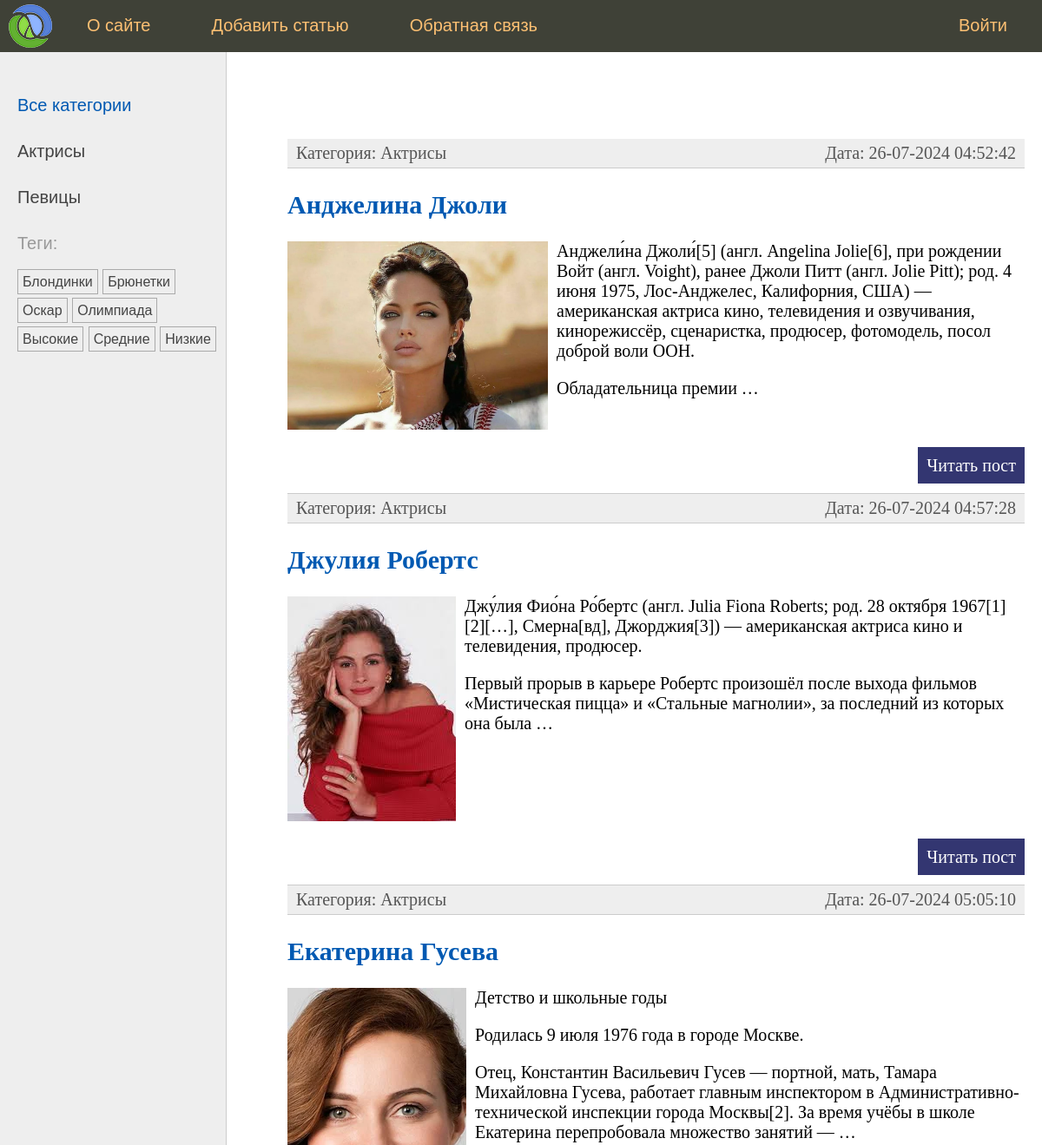
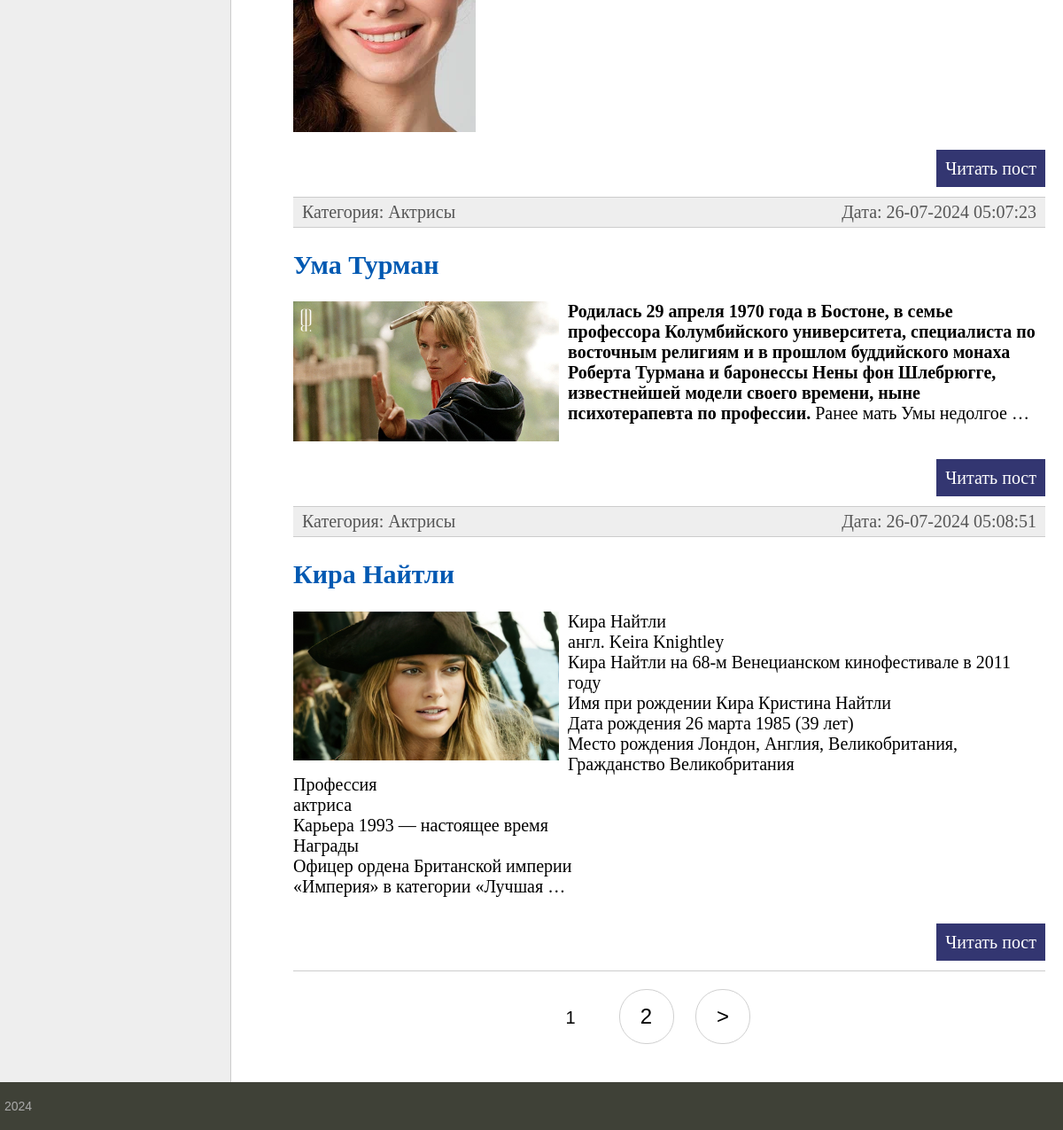
The page / on the database its author committed (2 pictures, top to bottom).
### women/models.py (models this page shows, shortened)
class Category(models.Model):
    name = models.CharField(max_length=100, db_index=True, verbose_name="Категория")
    slug = models.SlugField(max_length=255, unique=True, db_index=True)
    class Meta:
        verbose_name = 'Категория'
        verbose_name_plural = 'Категории'
    def __str__(self):
        return self.name
    def get_absolute_url(self):
        return reverse('category', kwargs={'cat_slug': self.slug})

class TagPost(models.Model):
    tag = models.CharField(max_length=100, db_index=True)
    slug = models.SlugField(max_length=255, unique=True, db_index=True)
    class Meta:
        verbose_name = 'Тэг'
        verbose_name_plural = 'Тэги'
    def get_absolute_url(self):
        return reverse_lazy('tag', kwargs={'tag_slug': self.slug})

class Women(models.Model):
    class Status(models.IntegerChoices):
        DRAFT = 0, 'Черновик'
        PUBLISHED = 1, 'Опубликовано'
    title = models.CharField(max_length=255, verbose_name='Заголовок')
    slug = models.SlugField(max_length=255, db_index=True, unique=True)
    content = CKEditor5Field(blank=True, verbose_name='Текст статьи')
    photo = models.ImageField(upload_to="photos/%Y/%m/%d/", verbose_name='Фото')
    time_create = models.DateTimeField(auto_now_add=True, verbose_name='Время создания')
    time_update = models.DateTimeField(auto_now=True, verbose_name='Время обновления')
    is_published = models.BooleanField(choices=tuple(map(lambda x: (bool(x[0]), x[1]), Status.choices)),
                                       default=Status.DRAFT, verbose_name="Статус")
    cat = models.ForeignKey('Category', on_delete=models.PROTECT, related_name='posts', verbose_name='Рубрика')
    tags = models.ManyToManyField('TagPost', blank=True, related_name='tags', verbose_name='Метки')
    objects = models.Manager()
    published = PublishedModel()
    husband = models.OneToOneField('Husband', on_delete=models.SET_NULL, null=True, blank=True, related_name='wuman', verbose_name='Муж')
    class Meta:
        verbose_name = 'Женщина'
        verbose_name_plural = 'Женщины'
        ordering = ['time_create']
        indexes = [
            models.Index(fields=['-time_create']),
        ]
    def get_absolute_url(self):
        return reverse('post', kwargs={'post_slug': self.slug})

### women/views.py (the view)
# urls.py: path('', WomenHome.as_view(), name='home'),
class WomenHome(DataMixin, ListView):
    model = Women
    template_name = 'women/index.html'
    title_page = 'Главная страница'
    def get_queryset(self):
        return Women.objects.filter(is_published=True)

### women/templatetags/women_tags.py (called while the page is built)
@register.inclusion_tag('women/list_categories.html')
def show_categories(cat_selected_id=0):
    cats = Category.objects.all()
    return {'cats': cats, 'cat_selected': cat_selected_id}

@register.inclusion_tag('women/list_tags.html')
def show_all_tags():
    return {"tags": TagPost.objects.all()}

### women/templates/women/index.html (shortened to what this page needs)
{% extends 'base.html' %}
{% block content %}
<ul class="list-articles">
	{% for p in women_list %}
	<li><div class="article-panel">
         <p class="first">Категория: {{p.cat}}</p>
         <p class="last">Дата: {{p.time_create|date:"d-m-Y H:i:s"}}</p>
	</div>
	<li><a href="{{ p.get_absolute_url }}"><h2>{{p.title}}</h2></a>
	{% if p.photo %}
	<p ><img class="img-article-left" src="{{p.photo.url}}"></p>
	{% endif %}
    {% autoescape off %}
	{{p.content|linebreaks|truncatewords:40|safe}}
    {% endautoescape %}
			<p class="link-read-post"><a href="{{ p.get_absolute_url }}">Читать пост</a></p>
			</li>
	{% endfor %}
</ul>
{% endblock %}
{% block navigation %}
{% if page_obj.has_other_pages %}
<nav class="list-pages">
    <ul>
        {% for p in paginator.page_range %}
		{% if page_obj.number == p %}
		<li class="page-num page-num-selected">{{ p }}</li>
		{% elif p >= page_obj.number|add:-2 and p <= page_obj.number|add:2 %}
        <li class="page-num">
            <a href="?page={{ p }}">{{ p }}</a>
        </li>
		{% endif %}
        {% endfor %}
		{% if page_obj.has_next %}
		<li class="page-num">
			<a href="?page={{ page_obj.next_page_number }}">&gt;</a>
		</li>
		{% endif %}
    </ul>
</nav>
{% endif %}
{% endblock %}

### women/templates/women/list_categories.html
{% for cat in cats %}
{% if cat.id == cat_selected %}
<li class="selected">{{cat.name}}</li>
{% else %}
<li><a href="{{ cat.get_absolute_url }}">{{cat.name}}</a></li>
{% endif %}
{% endfor %}

### women/templates/women/list_tags.html
{% if tags %}
    Теги:</p>
    <ul class="tags-list">
        {% for t in tags %}
        <li><a href="{{t.get_absolute_url}}">{{t.tag}}</a></li>
        {% endfor %}
    </ul>
{% endif %}

### women/static/women/css/styles.css (style rules this page uses)
html, body { font-family: 'Arial'; margin: 0; padding: 0; height: 100%; width: 100%; color: #444; }
a { color: #0059b2; text-decoration: none; }
img { max-width: 600px; height: auto; }
img.img-article-left { max-width: 300px; height: auto; float: left; padding: 0 10px 10px 0; }
p.link-read-post { text-align: right; }
p.link-read-post a { padding: 10px; min-width: 100px; background: #333671; color: #fff; text-decoration: none; }
div.article-panel { background: #eee; padding: 5px 10px 5px 10px; box-sizing: border-box; overflow: hidden; color: #555; }
div.article-panel p.first { margin: 0; float: left; }
div.article-panel p.last { margin: 0; float: right; }
ul.list-articles { list-style: none; margin: 0; padding: 0; }
ul.list-articles li { border-bottom: 1px solid #ccc; }
.left-chapters ul { width: 230px; margin: 0; padding: 20px 10px 10px 20px; list-style: none; font-size: 20px; }
.left-chapters ul li { margin: 30px 0 0 0; color: #999; }
.left-chapters ul li a { color: #444; text-decoration: none; }
ul.tags-list { width: 100%; margin: 0; padding: 0; list-style: none; }
ul.tags-list li { margin: 0; padding: 0 0 10px; display: inline-block; }
ul.tags-list li a { padding: 5px; font-size: 16px; border: 1px solid #aaa; }
.list-pages { text-align: center; margin: 0 0 20px 0; }
.list-pages ul { margin: 20px 0 0 0; padding: 0; list-style: none; }
.list-pages ul li { display: inline-block; margin: 0 20px 0 0; }
.list-pages a { color: #000; font-size: 24px; text-decoration: none; }
.list-pages .page-num, .page-num-selected { display: inline-block; width: 60px; height: 44px; padding: 16px 0 0 0; border: 1px solid #d0d0d0; border-radius: 30px; }
.list-pages .page-num-selected { border: none; color: #000; font-size: 20px; }

### rows shown on the page
Category: name "Актрисы"
Category: name "Певицы"
TagPost: tag "Блондинки"
TagPost: tag "Брюнетки"
TagPost: tag "Оскар"
TagPost: tag "Олимпиада"
TagPost: tag "Высокие"
TagPost: tag "Средние"
TagPost: tag "Низкие"
Women: cat "Актрисы", time_create "26-07-2024 04:52:42", title "Анджелина Джоли", photo (picture), content "Анджели́на Джоли́[5] (англ. Angelina Jolie[6], при рождении Войт (англ. Voight), ранее Джоли Питт (англ. Jolie Pitt); род. 4 июня 1975, Лос-Анджелес, Калифорния, США) — американская актриса кино, телевидения и озвучивания, кинорежиссёр, сценаристка, продюсер, фотомодель, посол доброй воли ООН. Обладательница премии …"
Women: cat "Актрисы", time_create "26-07-2024 04:57:28", title "Джулия Робертс", photo (picture), content "Джу́лия Фио́на Ро́бертс (англ. Julia Fiona Roberts; род. 28 октября 1967[1][2][…], Смерна[вд], Джорджия[3]) — американская актриса кино и телевидения, продюсер. Первый прорыв в карьере Робертс произошёл после выхода фильмов «Мистическая пицца» и «Стальные магнолии», за последний из которых она была …"
Women: cat "Актрисы", time_create "26-07-2024 05:05:10", title "Екатерина Гусева", photo (picture), content "Детство и школьные годы Родилась 9 июля 1976 года в городе Москве. Отец, Константин Васильевич Гусев — портной, мать, Тамара Михайловна Гусева, работает главным инспектором в Административно-технической инспекции города Москвы[2]. За время учёбы в школе Екатерина перепробовала множество занятий — …"
Women: cat "Актрисы", time_create "26-07-2024 05:07:23", title "Ума Турман", photo (picture), content "Родилась 29 апреля 1970 года в Бостоне, в семье профессора Колумбийского университета, специалиста по восточным религиям и в прошлом буддийского монаха Роберта Турмана и баронессы Нены фон Шлебрюгге, известнейшей модели своего времени, ныне психотерапевта по профессии. Ранее мать Умы недолгое …"
Women: cat "Актрисы", time_create "26-07-2024 05:08:51", title "Кира Найтли", photo (picture), content "Кира Найтли англ. Keira Knightley Кира Найтли на 68-м Венецианском кинофестивале в 2011 году Имя при рождении Кира Кристина Найтли Дата рождения 26 марта 1985 (39 лет) Место рождения Лондон, Англия, Великобритания, Гражданство Великобритания Профессия актриса Карьера 1993 — настоящее время Награды Офицер ордена Британской империи «Империя» в категории «Лучшая …"

### other values the page prints
{{ m.title }} "О сайте" "Добавить статью" "Обратная связь" "Войти"
{{ p }} "1"
{{ p }} "2"
